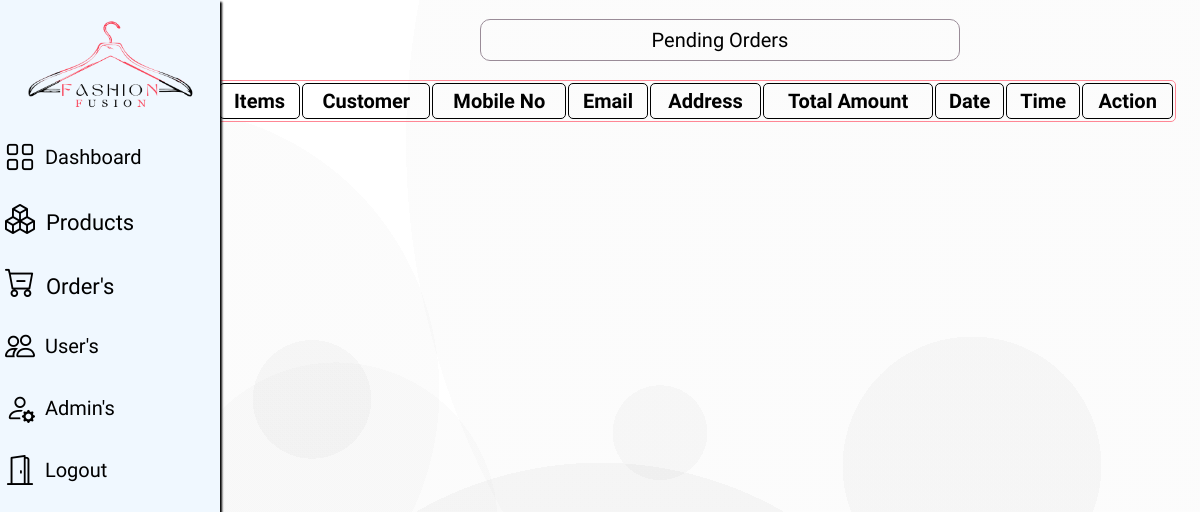
The app's page /Admin/pendingorders.php (signed in), older data.
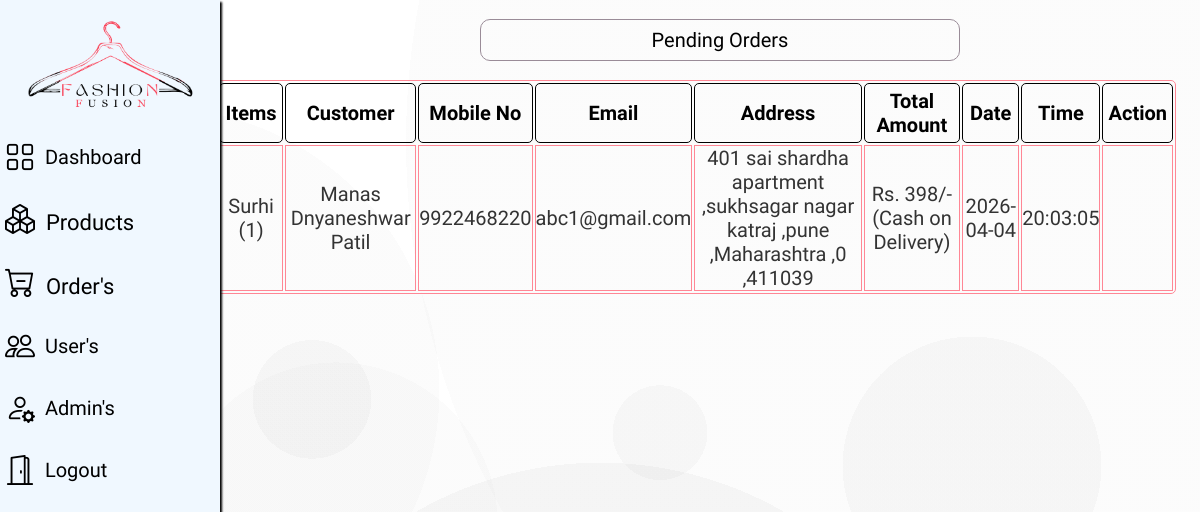
The same page, newer data.
### tables this page shows
CREATE TABLE `orders` (
  `order_id` int(11) NOT NULL,
  `items` varchar(255) DEFAULT NULL,
  `custname` varchar(255) DEFAULT NULL,
  `contactno` varchar(15) DEFAULT NULL,
  `email` varchar(255) DEFAULT NULL,
  `gender` varchar(255) DEFAULT NULL,
  `address` varchar(255) DEFAULT NULL,
  `city` varchar(100) DEFAULT NULL,
  `state` varchar(100) DEFAULT NULL,
  `country` int(100) DEFAULT NULL,
  `pincode` int(20) DEFAULT NULL,
  `payment` varchar(50) DEFAULT NULL,
  `status` varchar(50) DEFAULT 'pending',
  `order_date` date DEFAULT NULL,
  `order_time` time DEFAULT NULL
);

### Admin/pendingorders.php (the view, shortened to what this page needs)
<html>
<head>
    <link rel="stylesheet" href="css/styles.css">
    <link rel="stylesheet" href="css/p_detail.css">
    <link rel="stylesheet" href="https://cdn.jsdelivr.net/npm/bootstrap-icons@1.11.3/font/bootstrap-icons.min.css">
</head>
<body>
   <div class="side-menu">
        <?php @include 'header.php';?>
    </div>
   <div class="container">
<center>
<p class="message">Pending Orders</p>
<div class="container">
<section class="display-product-table">
   <table>
      <thead>
         <th>Items</th>
         <th>Customer</th>
         <th>Mobile No</th>
         <th>Email</th>
         <th>Address</th>
         <th>Total Amount</th>
         <th>Date</th>
         <th>Time</th>
         <th>Action</th>
      </thead>
      <tbody>
         <?php
         mysqli_select_db($con, "fashionfusion");
         $q1 = "SELECT * FROM `orders` where status='pending' ";
         $result = mysqli_query($con, $q1);
         if(mysqli_num_rows($result) > 0){
         while($row = mysqli_fetch_assoc($result)){
         ?>
         <tr>
         <td><?= htmlspecialchars($row['items']); ?></td>
<td><?= htmlspecialchars($row['custname']); ?></td>
<td><?= htmlspecialchars($row['contactno']); ?></td>
<td><?= htmlspecialchars($row['email']); ?></td>
<td>
<?= htmlspecialchars(
$row['address'].' ,'.$row['city'].' ,'.$row['state'].' ,'.$row['country'].' ,'.$row['pincode']
); ?>
</td>
 <td><?php echo htmlspecialchars ($row['payment']); ?></td>
            <td><?php echo htmlspecialchars ($row['order_date']); ?></td>
            <td><?php echo htmlspecialchars ($row['order_time']); ?></td>
            <td>
               <a title='Approved' href="pendingorders.php?approved=<?php echo $row['order_id']; ?>"onclick="return confirm('are your sure you want to Approve this?');"> <ion-icon class='orderbtn' name="checkmark-done-outline"></ion-icon></a>
            </td>
         </tr><?php
                  }
                  }
               ?>
      </tbody>
   </table>
</section>
</div>
</body>
</html>

Row changes from the older to the newer data that the page shows:
added orders: items "Surhi (1)", custname "Manas Dnyaneshwar Patil", contactno "9922468220", email "abc1@gmail.com", address+city+state "401 sai shardha apartment ,sukhsagar nagar katraj ,pune ,Maharashtra ,0 ,411039", payment "Rs. 398/- (Cash on Delivery)", order_date "2026-04-04", order_time "20:03:05"
